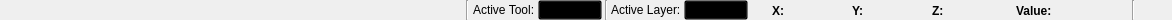
<?xml version="1.0" encoding="UTF-8"?>
<ui version="4.0">
 <class>StatusBar</class>
 <widget class="QWidget" name="StatusBar">
  <property name="geometry">
   <rect>
    <x>0</x>
    <y>0</y>
    <width>1172</width>
    <height>20</height>
   </rect>
  </property>
  <property name="minimumSize">
   <size>
    <width>0</width>
    <height>20</height>
   </size>
  </property>
  <property name="maximumSize">
   <size>
    <width>16777215</width>
    <height>20</height>
   </size>
  </property>
  <property name="windowTitle">
   <string>Form</string>
  </property>
  <property name="styleSheet">
   <string notr="true">QToolButton{
	background-color:  rgba( 0, 0, 0, 0 );
	border: 1px solid  rgba( 0, 0, 0, 0 );
	margin: 0, 0, 0, 0;
	padding: 0, 0, 0, 0, ;
}
QToolButton:hover{
	background-color: rgba( 0, 0, 0, 30 );
}


 QComboBox {
     padding: 1px 1px 1px 1px;
     /*min-width: 6em;*/
	background-color: rgba( 0,0,0,0 );
	color: black;
 }

 QComboBox:editable {
 }

 QComboBox:!editable, QComboBox::drop-down:editable {
	background-color: qlineargradient(x1: 0, y1: 0, x2: 0, y2: 1,
                                  stop: 0 #E1E1E1, stop: 0.4 #DDDDDD,
                                  stop: 0.5 #D8D8D8, stop: 1.0 #D3D3D3);
 }

 /* QComboBox gets the &quot;on&quot; state when the popup is open */
 QComboBox:!editable:on, QComboBox::drop-down:editable:on {
     background: qlineargradient(x1: 0, y1: 0, x2: 0, y2: 1,
                                 stop: 0 #D3D3D3, stop: 0.4 #D8D8D8,
                                 stop: 0.5 #DDDDDD, stop: 1.0 #E1E1E1);
 }

 QComboBox:on { /* shift the text when the popup opens */
 }

 QComboBox::drop-down {
     subcontrol-origin: padding;
     subcontrol-position: top right;
    /* width: 16px;*/
     border-top-right-radius: 2px;
     border-bottom-right-radius: 2px;
 }

 QComboBox::down-arrow {
     image: url(&quot;:/Images/Arrow.png&quot;);
 }

 QComboBox::down-arrow:on { /* shift the arrow when popup is open */
     top: 0px;
     left: 0px;
 }
QComboBox::icon{
	border: 1px solid rgba( 0, 0, 0, 0 );
}
</string>
  </property>
  <layout class="QHBoxLayout" name="horizontalLayout_11">
   <property name="spacing">
    <number>0</number>
   </property>
   <property name="margin">
    <number>0</number>
   </property>
   <item>
    <widget class="QWidget" name="widget_8" native="true">
     <property name="sizePolicy">
      <sizepolicy hsizetype="Fixed" vsizetype="Fixed">
       <horstretch>0</horstretch>
       <verstretch>0</verstretch>
      </sizepolicy>
     </property>
     <property name="minimumSize">
      <size>
       <width>20</width>
       <height>20</height>
      </size>
     </property>
     <property name="maximumSize">
      <size>
       <width>20</width>
       <height>20</height>
      </size>
     </property>
     <property name="font">
      <font/>
     </property>
     <layout class="QHBoxLayout" name="horizontalLayout_8">
      <property name="spacing">
       <number>0</number>
      </property>
      <property name="margin">
       <number>0</number>
      </property>
      <item>
       <widget class="QToolButton" name="info_button_">
        <property name="minimumSize">
         <size>
          <width>20</width>
          <height>20</height>
         </size>
        </property>
        <property name="maximumSize">
         <size>
          <width>20</width>
          <height>20</height>
         </size>
        </property>
        <property name="font">
         <font/>
        </property>
        <property name="toolTip">
         <string>Open/close the message dialog window</string>
        </property>
        <property name="text">
         <string/>
        </property>
        <property name="icon">
         <iconset resource="../../Resources/QtResources.qrc">
          <normaloff>:/Images/TextOff.png</normaloff>
          <normalon>:/Images/Text.png</normalon>:/Images/TextOff.png</iconset>
        </property>
        <property name="checkable">
         <bool>true</bool>
        </property>
        <property name="checked">
         <bool>false</bool>
        </property>
        <property name="popupMode">
         <enum>QToolButton::DelayedPopup</enum>
        </property>
       </widget>
      </item>
     </layout>
    </widget>
   </item>
   <item>
    <widget class="QWidget" name="widget_6" native="true">
     <property name="sizePolicy">
      <sizepolicy hsizetype="MinimumExpanding" vsizetype="Preferred">
       <horstretch>0</horstretch>
       <verstretch>0</verstretch>
      </sizepolicy>
     </property>
     <property name="minimumSize">
      <size>
       <width>0</width>
       <height>20</height>
      </size>
     </property>
     <property name="maximumSize">
      <size>
       <width>16777215</width>
       <height>20</height>
      </size>
     </property>
     <property name="font">
      <font/>
     </property>
     <layout class="QHBoxLayout" name="horizontalLayout_12">
      <property name="spacing">
       <number>0</number>
      </property>
      <property name="leftMargin">
       <number>4</number>
      </property>
      <property name="topMargin">
       <number>0</number>
      </property>
      <property name="rightMargin">
       <number>4</number>
      </property>
      <property name="bottomMargin">
       <number>0</number>
      </property>
      <item>
       <widget class="QWidget" name="status_report_widget_" native="true">
        <property name="sizePolicy">
         <sizepolicy hsizetype="MinimumExpanding" vsizetype="Preferred">
          <horstretch>0</horstretch>
          <verstretch>0</verstretch>
         </sizepolicy>
        </property>
        <property name="minimumSize">
         <size>
          <width>0</width>
          <height>20</height>
         </size>
        </property>
        <property name="maximumSize">
         <size>
          <width>16777215</width>
          <height>20</height>
         </size>
        </property>
        <layout class="QHBoxLayout" name="horizontalLayout_6">
         <property name="spacing">
          <number>0</number>
         </property>
         <property name="margin">
          <number>0</number>
         </property>
         <item>
          <widget class="QLabel" name="status_report_label_">
           <property name="minimumSize">
            <size>
             <width>0</width>
             <height>20</height>
            </size>
           </property>
           <property name="maximumSize">
            <size>
             <width>16777215</width>
             <height>20</height>
            </size>
           </property>
           <property name="text">
            <string/>
           </property>
          </widget>
         </item>
        </layout>
       </widget>
      </item>
      <item>
       <widget class="Line" name="line_2">
        <property name="minimumSize">
         <size>
          <width>0</width>
          <height>20</height>
         </size>
        </property>
        <property name="maximumSize">
         <size>
          <width>16777215</width>
          <height>20</height>
         </size>
        </property>
        <property name="orientation">
         <enum>Qt::Vertical</enum>
        </property>
       </widget>
      </item>
     </layout>
    </widget>
   </item>
   <item>
    <widget class="QWidget" name="actives_" native="true">
     <property name="sizePolicy">
      <sizepolicy hsizetype="Minimum" vsizetype="Fixed">
       <horstretch>0</horstretch>
       <verstretch>0</verstretch>
      </sizepolicy>
     </property>
     <property name="minimumSize">
      <size>
       <width>0</width>
       <height>20</height>
      </size>
     </property>
     <property name="maximumSize">
      <size>
       <width>16777215</width>
       <height>20</height>
      </size>
     </property>
     <layout class="QHBoxLayout" name="horizontalLayout_9">
      <property name="spacing">
       <number>3</number>
      </property>
      <property name="margin">
       <number>0</number>
      </property>
      <item>
       <widget class="QLabel" name="label_2">
        <property name="text">
         <string>Active Tool:</string>
        </property>
       </widget>
      </item>
      <item>
       <widget class="QComboBox" name="tool_combobox_">
        <property name="sizeAdjustPolicy">
         <enum>QComboBox::AdjustToContents</enum>
        </property>
        <property name="frame">
         <bool>false</bool>
        </property>
       </widget>
      </item>
      <item>
       <widget class="Line" name="line">
        <property name="sizePolicy">
         <sizepolicy hsizetype="Fixed" vsizetype="Fixed">
          <horstretch>0</horstretch>
          <verstretch>0</verstretch>
         </sizepolicy>
        </property>
        <property name="minimumSize">
         <size>
          <width>0</width>
          <height>20</height>
         </size>
        </property>
        <property name="maximumSize">
         <size>
          <width>16777215</width>
          <height>20</height>
         </size>
        </property>
        <property name="orientation">
         <enum>Qt::Vertical</enum>
        </property>
       </widget>
      </item>
      <item>
       <widget class="QLabel" name="label">
        <property name="text">
         <string>Active Layer:</string>
        </property>
       </widget>
      </item>
      <item>
       <widget class="QComboBox" name="layer_combobox_">
        <property name="sizeAdjustPolicy">
         <enum>QComboBox::AdjustToContents</enum>
        </property>
        <property name="frame">
         <bool>false</bool>
        </property>
       </widget>
      </item>
     </layout>
    </widget>
   </item>
   <item>
    <widget class="QWidget" name="label_values_" native="true">
     <property name="sizePolicy">
      <sizepolicy hsizetype="Fixed" vsizetype="Fixed">
       <horstretch>0</horstretch>
       <verstretch>0</verstretch>
      </sizepolicy>
     </property>
     <property name="minimumSize">
      <size>
       <width>364</width>
       <height>20</height>
      </size>
     </property>
     <property name="maximumSize">
      <size>
       <width>384</width>
       <height>20</height>
      </size>
     </property>
     <property name="font">
      <font/>
     </property>
     <layout class="QHBoxLayout" name="horizontalLayout_5" stretch="0,4,4,4,5">
      <property name="spacing">
       <number>0</number>
      </property>
      <property name="margin">
       <number>0</number>
      </property>
      <item>
       <widget class="QWidget" name="widget_7" native="true">
        <property name="sizePolicy">
         <sizepolicy hsizetype="Fixed" vsizetype="Fixed">
          <horstretch>0</horstretch>
          <verstretch>0</verstretch>
         </sizepolicy>
        </property>
        <property name="minimumSize">
         <size>
          <width>20</width>
          <height>20</height>
         </size>
        </property>
        <property name="maximumSize">
         <size>
          <width>20</width>
          <height>20</height>
         </size>
        </property>
        <property name="font">
         <font/>
        </property>
        <layout class="QHBoxLayout" name="horizontalLayout_7">
         <property name="spacing">
          <number>0</number>
         </property>
         <property name="margin">
          <number>0</number>
         </property>
         <item>
          <widget class="QToolButton" name="world_button_">
           <property name="minimumSize">
            <size>
             <width>20</width>
             <height>20</height>
            </size>
           </property>
           <property name="maximumSize">
            <size>
             <width>20</width>
             <height>20</height>
            </size>
           </property>
           <property name="font">
            <font/>
           </property>
           <property name="toolTip">
            <string>Switch between world coordinates and index coordinates</string>
           </property>
           <property name="text">
            <string/>
           </property>
           <property name="icon">
            <iconset resource="../../Resources/QtResources.qrc">
             <normaloff>:/Images/WorldOff.png</normaloff>
             <normalon>:/Images/World.png</normalon>:/Images/WorldOff.png</iconset>
           </property>
           <property name="checkable">
            <bool>true</bool>
           </property>
           <property name="checked">
            <bool>false</bool>
           </property>
           <property name="popupMode">
            <enum>QToolButton::DelayedPopup</enum>
           </property>
          </widget>
         </item>
        </layout>
       </widget>
      </item>
      <item>
       <widget class="QWidget" name="widget_2" native="true">
        <property name="minimumSize">
         <size>
          <width>80</width>
          <height>0</height>
         </size>
        </property>
        <property name="maximumSize">
         <size>
          <width>80</width>
          <height>16777215</height>
         </size>
        </property>
        <property name="font">
         <font/>
        </property>
        <layout class="QHBoxLayout" name="horizontalLayout" stretch="0,1">
         <property name="spacing">
          <number>0</number>
         </property>
         <property name="leftMargin">
          <number>4</number>
         </property>
         <property name="topMargin">
          <number>2</number>
         </property>
         <property name="rightMargin">
          <number>4</number>
         </property>
         <property name="bottomMargin">
          <number>1</number>
         </property>
         <item>
          <widget class="QLabel" name="x_coord_label_">
           <property name="minimumSize">
            <size>
             <width>14</width>
             <height>0</height>
            </size>
           </property>
           <property name="maximumSize">
            <size>
             <width>14</width>
             <height>16777215</height>
            </size>
           </property>
           <property name="font">
            <font>
             <weight>75</weight>
             <bold>true</bold>
            </font>
           </property>
           <property name="text">
            <string>X:</string>
           </property>
          </widget>
         </item>
         <item>
          <widget class="QLabel" name="x_">
           <property name="minimumSize">
            <size>
             <width>58</width>
             <height>0</height>
            </size>
           </property>
           <property name="maximumSize">
            <size>
             <width>58</width>
             <height>16777215</height>
            </size>
           </property>
           <property name="font">
            <font/>
           </property>
           <property name="text">
            <string/>
           </property>
          </widget>
         </item>
        </layout>
       </widget>
      </item>
      <item>
       <widget class="QWidget" name="widget_3" native="true">
        <property name="minimumSize">
         <size>
          <width>80</width>
          <height>0</height>
         </size>
        </property>
        <property name="maximumSize">
         <size>
          <width>80</width>
          <height>16777215</height>
         </size>
        </property>
        <property name="font">
         <font/>
        </property>
        <layout class="QHBoxLayout" name="horizontalLayout_2" stretch="0,1">
         <property name="spacing">
          <number>0</number>
         </property>
         <property name="leftMargin">
          <number>4</number>
         </property>
         <property name="topMargin">
          <number>2</number>
         </property>
         <property name="rightMargin">
          <number>4</number>
         </property>
         <property name="bottomMargin">
          <number>1</number>
         </property>
         <item>
          <widget class="QLabel" name="y_coord_label_">
           <property name="minimumSize">
            <size>
             <width>14</width>
             <height>0</height>
            </size>
           </property>
           <property name="maximumSize">
            <size>
             <width>14</width>
             <height>16777215</height>
            </size>
           </property>
           <property name="font">
            <font>
             <weight>75</weight>
             <bold>true</bold>
            </font>
           </property>
           <property name="text">
            <string>Y:</string>
           </property>
          </widget>
         </item>
         <item>
          <widget class="QLabel" name="y_">
           <property name="minimumSize">
            <size>
             <width>58</width>
             <height>0</height>
            </size>
           </property>
           <property name="maximumSize">
            <size>
             <width>58</width>
             <height>16777215</height>
            </size>
           </property>
           <property name="font">
            <font/>
           </property>
           <property name="text">
            <string/>
           </property>
          </widget>
         </item>
        </layout>
       </widget>
      </item>
      <item>
       <widget class="QWidget" name="widget_4" native="true">
        <property name="minimumSize">
         <size>
          <width>80</width>
          <height>0</height>
         </size>
        </property>
        <property name="maximumSize">
         <size>
          <width>80</width>
          <height>16777215</height>
         </size>
        </property>
        <property name="font">
         <font/>
        </property>
        <layout class="QHBoxLayout" name="horizontalLayout_3" stretch="0,1">
         <property name="spacing">
          <number>0</number>
         </property>
         <property name="leftMargin">
          <number>4</number>
         </property>
         <property name="topMargin">
          <number>2</number>
         </property>
         <property name="rightMargin">
          <number>4</number>
         </property>
         <property name="bottomMargin">
          <number>1</number>
         </property>
         <item>
          <widget class="QLabel" name="z_coord_label_">
           <property name="minimumSize">
            <size>
             <width>14</width>
             <height>0</height>
            </size>
           </property>
           <property name="maximumSize">
            <size>
             <width>14</width>
             <height>16777215</height>
            </size>
           </property>
           <property name="font">
            <font>
             <weight>75</weight>
             <bold>true</bold>
            </font>
           </property>
           <property name="text">
            <string>Z:</string>
           </property>
          </widget>
         </item>
         <item>
          <widget class="QLabel" name="z_">
           <property name="minimumSize">
            <size>
             <width>58</width>
             <height>0</height>
            </size>
           </property>
           <property name="maximumSize">
            <size>
             <width>58</width>
             <height>16777215</height>
            </size>
           </property>
           <property name="font">
            <font/>
           </property>
           <property name="text">
            <string/>
           </property>
          </widget>
         </item>
        </layout>
       </widget>
      </item>
      <item>
       <widget class="QWidget" name="widget" native="true">
        <property name="minimumSize">
         <size>
          <width>130</width>
          <height>0</height>
         </size>
        </property>
        <property name="maximumSize">
         <size>
          <width>130</width>
          <height>16777215</height>
         </size>
        </property>
        <property name="font">
         <font/>
        </property>
        <layout class="QHBoxLayout" name="horizontalLayout_4" stretch="0,1">
         <property name="spacing">
          <number>0</number>
         </property>
         <property name="leftMargin">
          <number>4</number>
         </property>
         <property name="topMargin">
          <number>2</number>
         </property>
         <property name="rightMargin">
          <number>4</number>
         </property>
         <property name="bottomMargin">
          <number>1</number>
         </property>
         <item>
          <widget class="QLabel" name="value_label_">
           <property name="minimumSize">
            <size>
             <width>40</width>
             <height>0</height>
            </size>
           </property>
           <property name="maximumSize">
            <size>
             <width>40</width>
             <height>16777215</height>
            </size>
           </property>
           <property name="font">
            <font>
             <weight>75</weight>
             <bold>true</bold>
            </font>
           </property>
           <property name="text">
            <string>Value:</string>
           </property>
          </widget>
         </item>
         <item>
          <widget class="QLabel" name="value_">
           <property name="sizePolicy">
            <sizepolicy hsizetype="Preferred" vsizetype="Preferred">
             <horstretch>0</horstretch>
             <verstretch>0</verstretch>
            </sizepolicy>
           </property>
           <property name="minimumSize">
            <size>
             <width>68</width>
             <height>0</height>
            </size>
           </property>
           <property name="maximumSize">
            <size>
             <width>68</width>
             <height>16777215</height>
            </size>
           </property>
           <property name="font">
            <font/>
           </property>
           <property name="text">
            <string/>
           </property>
          </widget>
         </item>
        </layout>
       </widget>
      </item>
     </layout>
    </widget>
   </item>
   <item>
    <widget class="QWidget" name="widget_9" native="true">
     <property name="sizePolicy">
      <sizepolicy hsizetype="Fixed" vsizetype="Fixed">
       <horstretch>0</horstretch>
       <verstretch>0</verstretch>
      </sizepolicy>
     </property>
     <property name="minimumSize">
      <size>
       <width>40</width>
       <height>20</height>
      </size>
     </property>
     <property name="maximumSize">
      <size>
       <width>40</width>
       <height>20</height>
      </size>
     </property>
     <property name="font">
      <font/>
     </property>
     <layout class="QHBoxLayout" name="horizontalLayout_10">
      <property name="spacing">
       <number>0</number>
      </property>
      <property name="margin">
       <number>0</number>
      </property>
      <item>
       <widget class="Line" name="line_3">
        <property name="sizePolicy">
         <sizepolicy hsizetype="Fixed" vsizetype="Fixed">
          <horstretch>0</horstretch>
          <verstretch>0</verstretch>
         </sizepolicy>
        </property>
        <property name="minimumSize">
         <size>
          <width>0</width>
          <height>20</height>
         </size>
        </property>
        <property name="maximumSize">
         <size>
          <width>16777215</width>
          <height>20</height>
         </size>
        </property>
        <property name="orientation">
         <enum>Qt::Vertical</enum>
        </property>
       </widget>
      </item>
      <item>
       <widget class="QToolButton" name="swap_visibility_button_">
        <property name="minimumSize">
         <size>
          <width>40</width>
          <height>20</height>
         </size>
        </property>
        <property name="maximumSize">
         <size>
          <width>40</width>
          <height>20</height>
         </size>
        </property>
        <property name="toolTip">
         <string>Switch between tool short cuts and mouse location indicator</string>
        </property>
        <property name="text">
         <string/>
        </property>
        <property name="icon">
         <iconset resource="../../Resources/QtResources.qrc">
          <normaloff>:/Images/SwitchTool.png</normaloff>:/Images/SwitchTool.png</iconset>
        </property>
        <property name="iconSize">
         <size>
          <width>32</width>
          <height>16</height>
         </size>
        </property>
        <property name="checkable">
         <bool>true</bool>
        </property>
        <property name="checked">
         <bool>false</bool>
        </property>
        <property name="popupMode">
         <enum>QToolButton::DelayedPopup</enum>
        </property>
       </widget>
      </item>
     </layout>
    </widget>
   </item>
  </layout>
 </widget>
 <resources>
  <include location="../../Resources/QtResources.qrc"/>
 </resources>
 <connections/>
</ui>
